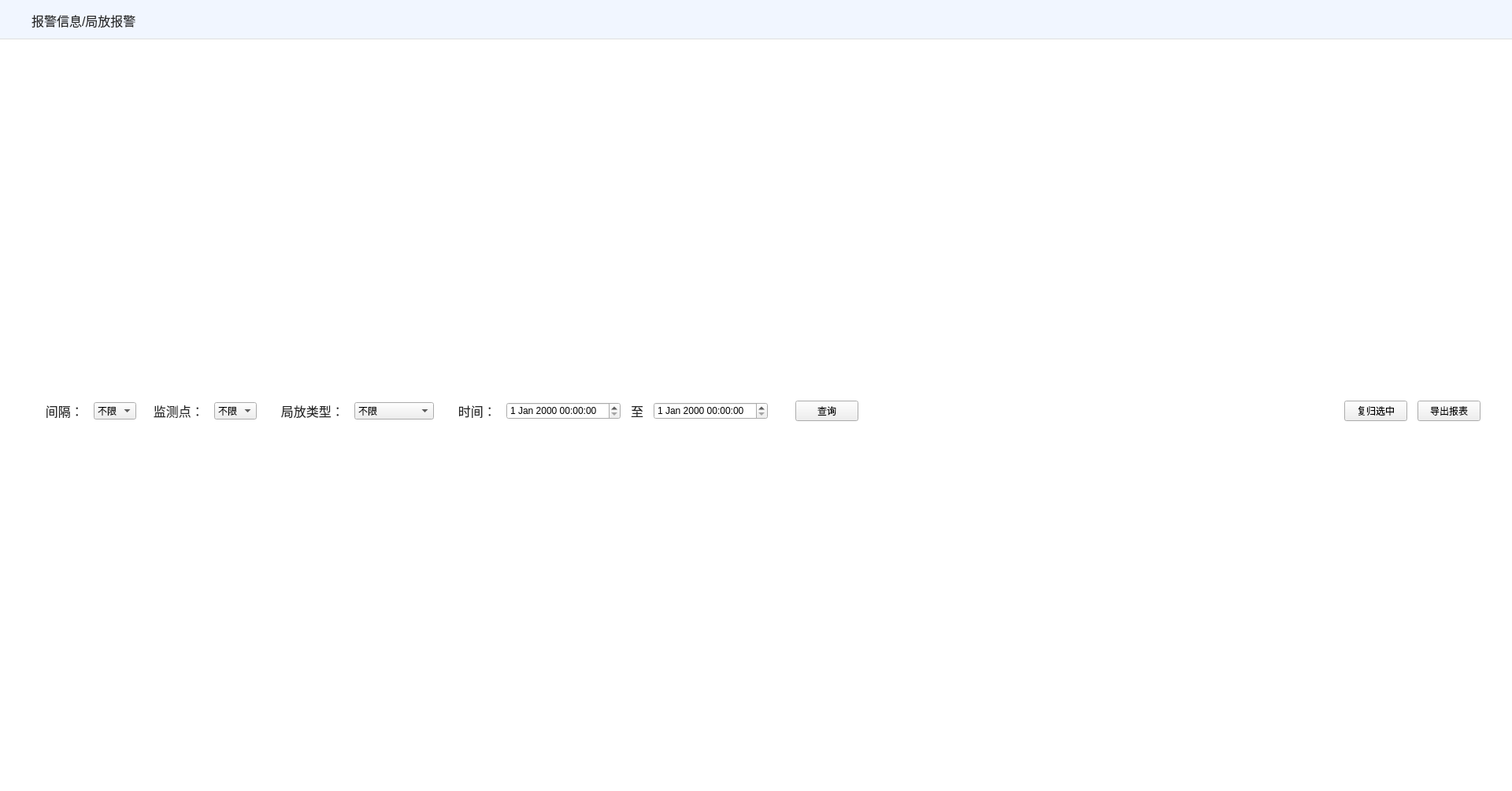
<?xml version="1.0" encoding="UTF-8"?>
<ui version="4.0">
 <class>DischargeWarningForm</class>
 <widget class="QWidget" name="DischargeWarningForm">
  <property name="geometry">
   <rect>
    <x>0</x>
    <y>0</y>
    <width>1920</width>
    <height>1005</height>
   </rect>
  </property>
  <property name="windowTitle">
   <string>Form</string>
  </property>
  <widget class="QWidget" name="topWidget" native="true">
   <property name="geometry">
    <rect>
     <x>0</x>
     <y>0</y>
     <width>1920</width>
     <height>50</height>
    </rect>
   </property>
   <property name="styleSheet">
    <string notr="true">QWidget#topWidget{
	background:rgba(241,246,255,1);
	border-style:solid;
	border-color:#DFDFDF;
	border-width: 0px 0px 1px 0px;
}</string>
   </property>
   <widget class="QLabel" name="label">
    <property name="geometry">
     <rect>
      <x>40</x>
      <y>15</y>
      <width>141</width>
      <height>21</height>
     </rect>
    </property>
    <property name="styleSheet">
     <string notr="true">width:64px;
height:21px;
font-size:16px;
font-family:微软雅黑;
color:rgba(38,38,38,1);
line-height:21px;</string>
    </property>
    <property name="text">
     <string>报警信息/局放报警</string>
    </property>
   </widget>
  </widget>
  <widget class="QWidget" name="mainWidget" native="true">
   <property name="geometry">
    <rect>
     <x>0</x>
     <y>50</y>
     <width>1920</width>
     <height>955</height>
    </rect>
   </property>
   <property name="styleSheet">
    <string notr="true">QWidget#mainWidget{
	background:#ffffff;
}
QLabel{
width:64px;
height:21px;
font-size:16px;
font-family:微软雅黑;
color:rgba(38,38,38,1);
line-height:21px;
}</string>
   </property>
   <layout class="QVBoxLayout" name="hLayout">
    <property name="spacing">
     <number>13</number>
    </property>
    <property name="leftMargin">
     <number>40</number>
    </property>
    <property name="topMargin">
     <number>30</number>
    </property>
    <property name="rightMargin">
     <number>40</number>
    </property>
    <property name="bottomMargin">
     <number>40</number>
    </property>
    <item>
     <layout class="QHBoxLayout" name="layout">
      <item>
       <widget class="QLabel" name="label_2">
        <property name="text">
         <string>    间隔：</string>
        </property>
       </widget>
      </item>
      <item>
       <widget class="QComboBox" name="spacingCombo">
        <item>
         <property name="text">
          <string>不限</string>
         </property>
        </item>
       </widget>
      </item>
      <item>
       <widget class="QLabel" name="label_3">
        <property name="text">
         <string>  监测点：</string>
        </property>
       </widget>
      </item>
      <item>
       <widget class="QComboBox" name="sensorCombo">
        <item>
         <property name="text">
          <string>不限</string>
         </property>
        </item>
       </widget>
      </item>
      <item>
       <widget class="QLabel" name="label_4">
        <property name="text">
         <string>    局放类型：</string>
        </property>
       </widget>
      </item>
      <item>
       <widget class="QComboBox" name="alarmTypeCombo">
        <item>
         <property name="text">
          <string>不限</string>
         </property>
        </item>
        <item>
         <property name="text">
          <string>自有金属颗粒</string>
         </property>
        </item>
        <item>
         <property name="text">
          <string>尖端放电</string>
         </property>
        </item>
        <item>
         <property name="text">
          <string>悬浮放电</string>
         </property>
        </item>
        <item>
         <property name="text">
          <string>沿面放电</string>
         </property>
        </item>
        <item>
         <property name="text">
          <string>内部放电</string>
         </property>
        </item>
       </widget>
      </item>
      <item>
       <widget class="QLabel" name="label_5">
        <property name="text">
         <string>    时间：</string>
        </property>
       </widget>
      </item>
      <item>
       <widget class="QDateTimeEdit" name="startTimeEdit"/>
      </item>
      <item>
       <widget class="QLabel" name="label_6">
        <property name="text">
         <string>至</string>
        </property>
       </widget>
      </item>
      <item>
       <widget class="QDateTimeEdit" name="endTimeEdit"/>
      </item>
      <item>
       <widget class="QLabel" name="label_7">
        <property name="text">
         <string/>
        </property>
       </widget>
      </item>
      <item>
       <widget class="QPushButton" name="queryBtn">
        <property name="text">
         <string>查询</string>
        </property>
       </widget>
      </item>
      <item>
       <spacer name="horizontalSpacer">
        <property name="orientation">
         <enum>Qt::Horizontal</enum>
        </property>
        <property name="sizeHint" stdset="0">
         <size>
          <width>40</width>
          <height>20</height>
         </size>
        </property>
       </spacer>
      </item>
      <item>
       <widget class="QPushButton" name="pushButton">
        <property name="text">
         <string>复归选中</string>
        </property>
       </widget>
      </item>
      <item>
       <widget class="QPushButton" name="pushButton_2">
        <property name="text">
         <string>导出报表</string>
        </property>
       </widget>
      </item>
     </layout>
    </item>
   </layout>
  </widget>
 </widget>
 <resources/>
 <connections/>
</ui>
